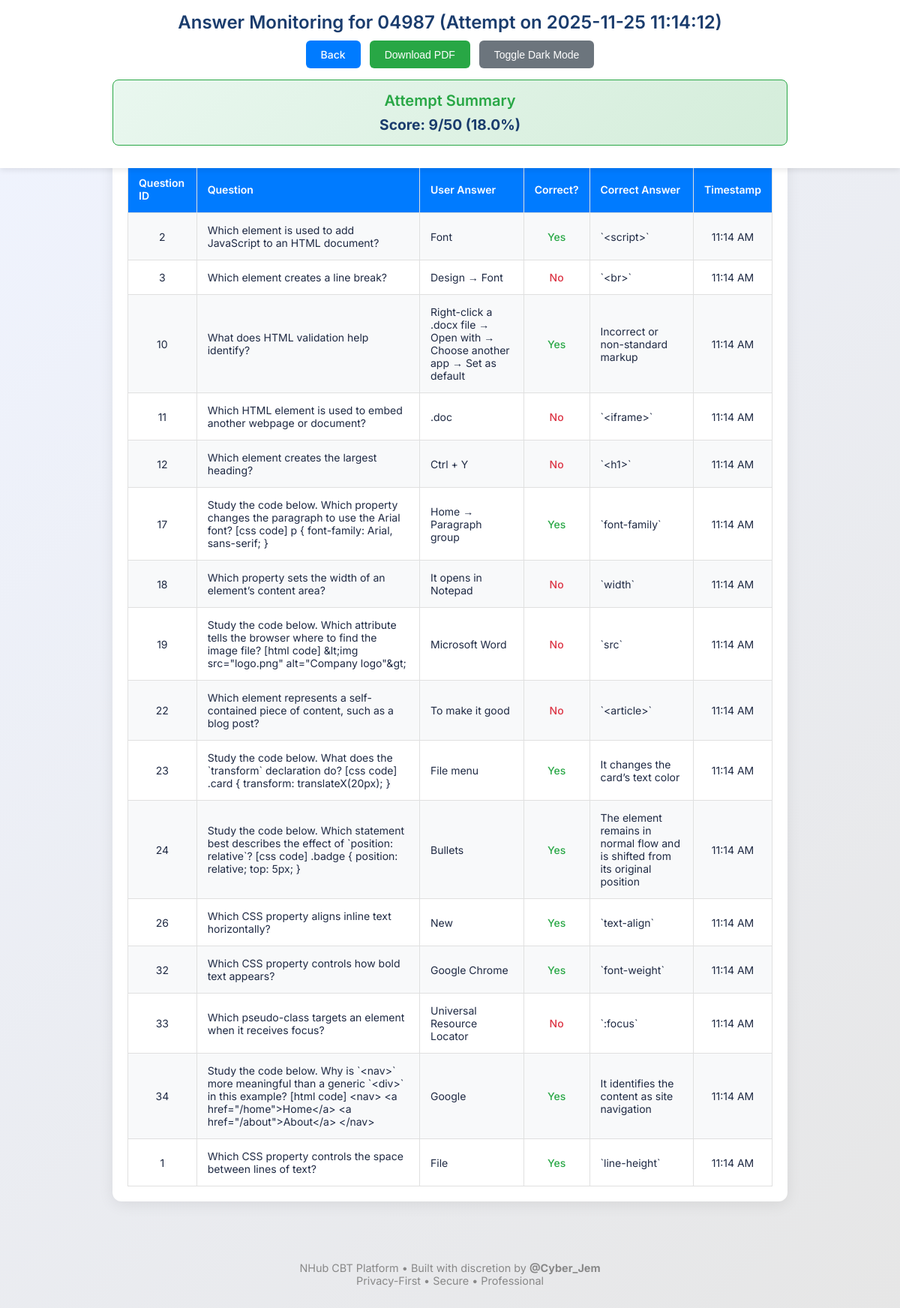
The app's page /monitor_answers/04987/1 with its own data.
### back.py (models this page shows)
class Attempt(db.Model):
    id = db.Column(db.Integer, primary_key=True)
    username = db.Column(db.String(50), nullable=False)
    score = db.Column(db.Integer, nullable=False)
    date = db.Column(db.DateTime, default=now_ng)

class AnswerLog(db.Model):
    id = db.Column(db.Integer, primary_key=True)
    username = db.Column(db.String(50), nullable=False)
    attempt_id = db.Column(db.Integer, nullable=False)
    question_id = db.Column(db.Integer, nullable=False)
    user_answer = db.Column(db.String(200), nullable=False)
    is_correct = db.Column(db.Boolean, nullable=False)
    timestamp = db.Column(db.DateTime, default=now_ng)

### back.py (the view)
@app.route('/monitor_answers/<username>/<int:attempt_id>')
def monitor_answers(username, attempt_id):
    logs = AnswerLog.query.filter_by(username=username, attempt_id=attempt_id).order_by(AnswerLog.timestamp.desc()).all()
    attempt = Attempt.query.get(attempt_id)
    question_dict = {q['id']: {'question': q['question'], 'answer': q['answer']} for q in questions}
    enriched_logs = [
        {
            'question_id': log.question_id,
            'question': question_dict.get(log.question_id, {'question': 'Unknown Question'})['question'],
            'user_answer': log.user_answer,
            'is_correct': log.is_correct,
            'correct_answer': question_dict.get(log.question_id, {'answer': 'Unknown Answer'})['answer'],
            'timestamp': log.timestamp
        }
        for log in logs
    ]
    score = attempt.score if attempt else 0
    percentage = (score / 50) * 100 if attempt else 0
    return render_template(
        'monitor.html',
        logs=enriched_logs,
        username=username,
        attempt_id=attempt_id,
        attempt_date=attempt.date if attempt else None,
        score=score,
        percentage=f'{percentage:.1f}',
        total=50
    )

### templates/monitor.html (shortened to what this page needs)
<!DOCTYPE html>
<html lang="en">
<head>
</head>
<body>
    <div class="fixed-nav">
        <div class="nav-content">
            <h1>Answer Monitoring for {{ username | replace('&amp;', '&') }} (Attempt on {{ attempt_date.strftime('%Y-%m-%d %H:%M:%S') if attempt_date else 'Unknown' }})</h1>
            <div class="nav-links">
                <a href="/history/{{ username | replace('&amp;', '&') }}">Back</a>
                <button onclick="downloadAnswers()">Download PDF</button>
                <button onclick="toggleDarkMode()" class="dark-mode-btn">Toggle Dark Mode</button>
            </div>
            <div class="summary-box">
                <h2>Attempt Summary</h2>
                <p style="font-size: larger; font-weight: bolder;">Score: {{ score }}/{{ total }} ({{ (score / total * 100) | round(1) }}%)</p>
            </div>
        </div>
    </div>
    <div class="container">
        <table>
            <tr>
                <th>Question ID</th>
                <th>Question</th>
                <th>User Answer</th>
                <th>Correct?</th>
                <th>Correct Answer</th>
                <th>Timestamp</th>
            </tr>
            {% for log in logs %}
            <tr>
                <td style="text-align: center;">{{ log.question_id }}</td>
                <td>{{ log.question | replace('&amp;', '&') }}</td>
                <td class="{{ 'not-answered' if log.user_answer == 'Not Answered' else '' }}">{{ log.user_answer | replace('&amp;', '&') }}</td>
                <td class="{{ 'correct' if log.is_correct else 'incorrect' if log.user_answer != 'Not Answered' else 'not-answered' }}" style="text-align: center;">
                    {{ 'Yes' if log.is_correct else 'No' if log.user_answer != 'Not Answered' else 'N/A' }}
                </td>
                <td>{{ log.correct_answer | replace('&amp;', '&') }}</td>
                <td style="text-align: center;">{{ log.timestamp.strftime('%I:%M %p') if log.timestamp else 'N/A' }}</td>
            </tr>
            {% else %}
            <tr><td colspan="6" class="no-data">No questions available for this attempt</td></tr>
            {% endfor %}
        </table>
    </div>
    <div class="footer">
      NHub CBT Platform • Built with discretion by <strong>@Cyber_Jem</strong><br>
      Privacy-First • Secure • Professional
    </div>
</body>
</html>

### templates/monitor.html (style rules this page uses)
* { box-sizing: border-box; }
body { font-family: 'Inter', sans-serif; background: linear-gradient(135deg, #f0f4ff 0%, #e6e6e6 100%); margin: 0; padding: 0; color: #1f2a44; transition: all 0.3s ease; }
.fixed-nav { position: fixed; top: 0; left: 0; right: 0; background: #ffffff; box-shadow: 0 2px 8px rgba(0, 0, 0, 0.1); z-index: 1000; padding: 15px 20px; }
.nav-content { max-width: 900px; margin: 0 auto; }
.fixed-nav h1 { text-align: center; color: #1a3c6d; font-size: 24px; font-weight: 600; margin: 0 0 10px; }
.nav-links { display: flex; justify-content: center; gap: 12px; flex-wrap: wrap; }
.nav-links a, .nav-links button { padding: 10px 20px; border-radius: 6px; font-size: 14px; font-weight: 500; text-decoration: none; cursor: pointer; transition: all 0.2s ease; }
.nav-links a { background: #007bff; color: white; }
.nav-links button { background: #28a745; color: white; border: none; }
.nav-links .dark-mode-btn { background: #6c757d; }
.summary-box { background: linear-gradient(135deg, #e9f7ef, #d4edda); padding: 15px; border-radius: 8px; margin: 15px auto; text-align: center; border: 1px solid #28a745; animation: fadeIn 0.5s ease-in; }
.summary-box h2 { margin: 0; color: #28a745; font-size: 20px; font-weight: 600; }
.summary-box p { margin: 8px 0 0; font-size: 18px; font-weight: 500; color: #1a3c6d; }
.container { max-width: 900px; margin: 180px auto 50px; padding: 20px; background: #ffffff; border-radius: 12px; box-shadow: 0 4px 20px rgba(0, 0, 0, 0.08); animation: fadeIn 0.7s ease-in; }
table { width: 100%; border-collapse: collapse; margin-top: 20px; }
th, td { padding: 14px; border: 1px solid #e0e0e0; text-align: left; font-size: 14px; }
th { background: #007bff; color: white; font-weight: 600; position: sticky; top: 150px; z-index: 10; }
td { background: #ffffff; }
tr:nth-child(even) td { background: #f8f9fa; }
td.correct { color: #28a745; font-weight: 500; }
td.incorrect { color: #dc3545; font-weight: 500; }
.footer { text-align: center; padding: 30px; color: #888; font-size: 0.9em; }

### records on screen
Attempt: date "2025-11-25 11:14:12"
AnswerLog: question_id "2", question "Which element is used to add JavaScript to an HTML document?", user_answer "Font", is_correct "Yes", correct_answer "`<script>`", timestamp "11:14 AM"
AnswerLog: question_id "3", question "Which element creates a line break?", user_answer "Design → Font", user_answer "No", correct_answer "`<br>`", timestamp "11:14 AM"
AnswerLog: question_id "10", question "What does HTML validation help identify?", user_answer "Right-click a .docx file → Open with → Choose another app → Set as default", is_correct "Yes", correct_answer "Incorrect or non-standard markup", timestamp "11:14 AM"
AnswerLog: question_id "11", question "Which HTML element is used to embed another webpage or document?", user_answer ".doc", user_answer "No", correct_answer "`<iframe>`", timestamp "11:14 AM"
AnswerLog: question_id "12", question "Which element creates the largest heading?", user_answer "Ctrl + Y", user_answer "No", correct_answer "`<h1>`", timestamp "11:14 AM"
AnswerLog: question_id "17", question "Study the code below. Which property changes the paragraph to use the Arial font? [css code] p { font-family: Arial, sans-serif; }", user_answer "Home → Paragraph group", is_correct "Yes", correct_answer "`font-family`", timestamp "11:14 AM"
AnswerLog: question_id "18", question "Which property sets the width of an element’s content area?", user_answer "It opens in Notepad", user_answer "No", correct_answer "`width`", timestamp "11:14 AM"
AnswerLog: question_id "19", question "Study the code below. Which attribute tells the browser where to find the image file? [html code] &lt;img src=\"logo.png\" alt=\"Company logo\"&gt;", user_answer "Microsoft Word", user_answer "No", correct_answer "`src`", timestamp "11:14 AM"
AnswerLog: question_id "22", question "Which element represents a self-contained piece of content, such as a blog post?", user_answer "To make it good", user_answer "No", correct_answer "`<article>`", timestamp "11:14 AM"
AnswerLog: question_id "23", question "Study the code below. What does the `transform` declaration do? [css code] .card { transform: translateX(20px); }", user_answer "File menu", is_correct "Yes", correct_answer "It changes the card’s text color", timestamp "11:14 AM"
AnswerLog: question_id "24", question "Study the code below. Which statement best describes the effect of `position: relative`? [css code] .badge { position: relative; top: 5px; }", user_answer "Bullets", is_correct "Yes", correct_answer "The element remains in normal flow and is shifted from its original position", timestamp "11:14 AM"
AnswerLog: question_id "26", question "Which CSS property aligns inline text horizontally?", user_answer "New", is_correct "Yes", correct_answer "`text-align`", timestamp "11:14 AM"
AnswerLog: question_id "32", question "Which CSS property controls how bold text appears?", user_answer "Google Chrome", is_correct "Yes", correct_answer "`font-weight`", timestamp "11:14 AM"
AnswerLog: question_id "33", question "Which pseudo-class targets an element when it receives focus?", user_answer "Universal Resource Locator", user_answer "No", correct_answer "`:focus`", timestamp "11:14 AM"
AnswerLog: question_id "34", question "Study the code below. Why is `<nav>` more meaningful than a generic `<div>` in this example? [html code] <nav> <a href=\"/home\">Home</a> <a href=\"/about\">About</a> </nav>", user_answer "Google", is_correct "Yes", correct_answer "It identifies the content as site navigation", timestamp "11:14 AM"
AnswerLog: question_id "1", question "Which CSS property controls the space between lines of text?", user_answer "File", is_correct "Yes", correct_answer "`line-height`", timestamp "11:14 AM"

### other values on screen
{{ username | replace('&amp;', '&') }} "04987"
{{ score }} "9"
{{ total }} "50"
{{ (score / total * 100) | round(1) }} "18.0"
